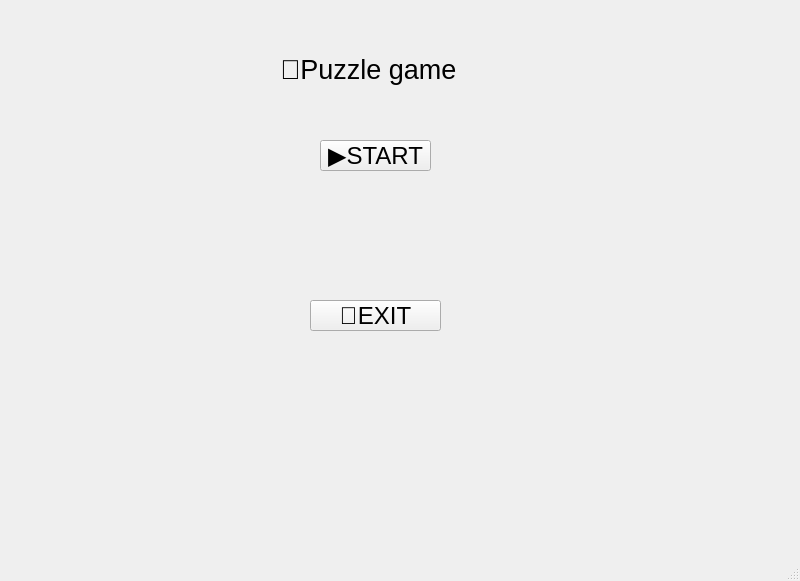
<?xml version="1.0" encoding="UTF-8"?>
<ui version="4.0">
 <class>MainWindow</class>
 <widget class="QMainWindow" name="MainWindow">
  <property name="geometry">
   <rect>
    <x>0</x>
    <y>0</y>
    <width>800</width>
    <height>581</height>
   </rect>
  </property>
  <property name="windowTitle">
   <string>MainWindow</string>
  </property>
  <widget class="QWidget" name="centralwidget">
   <widget class="QLabel" name="fon">
    <property name="geometry">
     <rect>
      <x>-4</x>
      <y>-18</y>
      <width>811</width>
      <height>661</height>
     </rect>
    </property>
    <property name="text">
     <string/>
    </property>
    <property name="pixmap">
     <pixmap>fon.png</pixmap>
    </property>
   </widget>
   <widget class="QLabel" name="NAme">
    <property name="geometry">
     <rect>
      <x>280</x>
      <y>49</y>
      <width>191</width>
      <height>41</height>
     </rect>
    </property>
    <property name="text">
     <string>&lt;html&gt;&lt;head/&gt;&lt;body&gt;&lt;p&gt;&lt;span style=&quot; font-size:20pt;&quot;&gt;🧩Puzzle game&lt;/span&gt;&lt;/p&gt;&lt;/body&gt;&lt;/html&gt;</string>
    </property>
   </widget>
   <widget class="QPushButton" name="STARt">
    <property name="geometry">
     <rect>
      <x>320</x>
      <y>140</y>
      <width>111</width>
      <height>31</height>
     </rect>
    </property>
    <property name="font">
     <font>
      <pointsize>18</pointsize>
     </font>
    </property>
    <property name="text">
     <string>▶START</string>
    </property>
   </widget>
   <widget class="QPushButton" name="pushButton_2">
    <property name="geometry">
     <rect>
      <x>310</x>
      <y>300</y>
      <width>131</width>
      <height>31</height>
     </rect>
    </property>
    <property name="font">
     <font>
      <pointsize>18</pointsize>
     </font>
    </property>
    <property name="text">
     <string>🚪EXIT</string>
    </property>
   </widget>
  </widget>
  <widget class="QMenuBar" name="menubar">
   <property name="geometry">
    <rect>
     <x>0</x>
     <y>0</y>
     <width>800</width>
     <height>21</height>
    </rect>
   </property>
  </widget>
  <widget class="QStatusBar" name="statusbar"/>
 </widget>
 <resources/>
 <connections/>
</ui>
